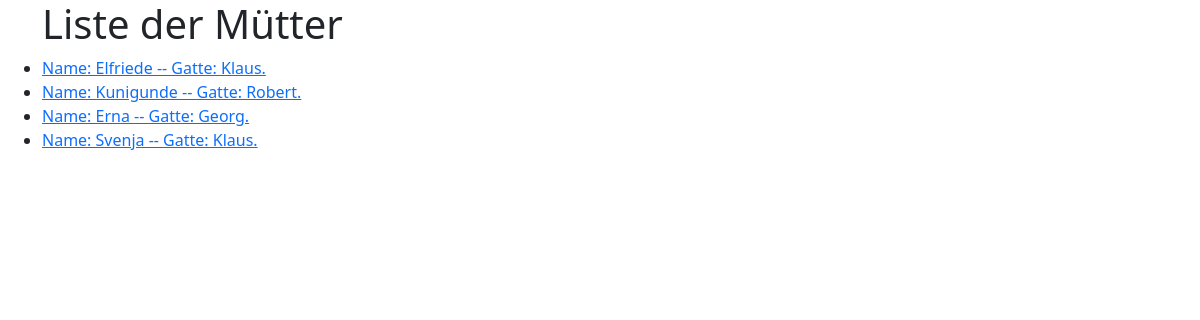
Screenshot of /app1/muetter/ with the database file from the repository.
### app1/models.py (models this page shows, shortened)
class Mutter(models.Model):
    name = models.CharField(verbose_name="Mutter", max_length=50)
    gatte = models.ForeignKey(Vater, verbose_name="Ehegatte", on_delete=models.PROTECT)
    kochkunst = models.DecimalField("Lecker Essen", max_digits=2, decimal_places=1)
    class Meta:
        verbose_name = "Mutter"
        verbose_name_plural = "Mütter"
    def __str__(self):
        return f"Name: {self.name} -- Gatte: {self.gatte.name}."

class Vater(models.Model):
    name = models.CharField(verbose_name="Name", max_length=50, primary_key=True)
    gehalt = models.DecimalField(verbose_name="Einkommen", max_digits=8, decimal_places=2)
    class Meta:
        verbose_name = "Vater"
        verbose_name_plural = "Väter"

### app1/views.py (the view)
# urls.py: path('muetter/', views.muetter, name="muetter"),
def muetter(request):
    liste = Mutter.objects.all()
    contents = {
        'liste': liste,
        'vors': 'mutter',
        'h1': 'Liste der Mütter',
    }
    return render(request, 'app1/liste.html', contents)

### app1/templates/app1/liste.html (shortened to what this page needs)
{% extends 'app1/vorlage.html' %}
{% block contents %}
<ul>
{% for element in liste %}
    <li><a href="{{vors}}/{{element.pk}}" target="_blank">{{element}}</a></li>
{% endfor %}
</ul>
{% endblock contents %}

### rows the page displays
Mutter: name+gatte "Name: Elfriede -- Gatte: Klaus."
Mutter: name+gatte "Name: Kunigunde -- Gatte: Robert."
Mutter: name+gatte "Name: Erna -- Gatte: Georg."
Mutter: name+gatte "Name: Svenja -- Gatte: Klaus."
